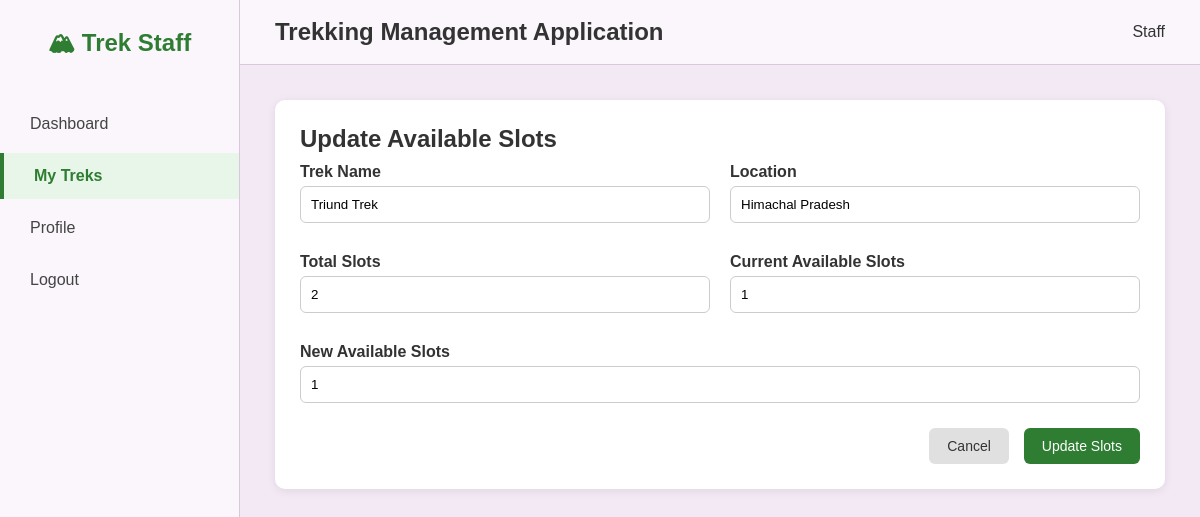
The app's page /staff/trek/1/slots (signed in) with its own data.
### models/models.py (models this page shows)
class Trek(db.Model):
    __tablename__='treks'
    id=db.Column(db.Integer,primary_key=True)
    name=db.Column(db.String(100),nullable=False)
    location=db.Column(db.String(150),nullable=False)
    difficulty=db.Column(db.String(20),nullable=False)         #easy/moderate/hard
    duration_days=db.Column(db.Integer,nullable=False)
    total_slots=db.Column(db.Integer,nullable=False)
    available_slots=db.Column(db.Integer,nullable=False)
    assigned_staff_id=db.Column(db.Integer,db.ForeignKey('users.id'), nullable=True)
    status=db.Column(db.String(20),default='pending')              #pending/approved/Open/Closed/Completed
    start_date=db.Column(db.Date,nullable=False)
    end_date=db.Column(db.Date,nullable=False)
    description=db.Column(db.Text,default='')
    price=db.Column(db.Float,default=0.0)
    created_at=db.Column(db.DateTime,default=datetime.utcnow)
    assigned_staff=db.relationship('User',foreign_keys=[assigned_staff_id],backref='assigned_treks')
    bookings=db.relationship('Booking',backref='trek',lazy=True)

### controllers/staff_controller.py (the view, shortened to what this page needs)
    @app.route('/staff/trek/<int:trek_id>/slots',methods=['GET','POST'])
    @login_required
    @role_required('staff')
    def update_slots(trek_id):
        trek = Trek.query.get_or_404(trek_id)
        if trek.assigned_staff_id != session['user_id']:
            flash('Unauthorized Access', 'warning')
            return redirect(url_for('assigned_treks'))
        return render_template('staff/update_slots.html',
                               trek=trek
                               )

### templates/staff/update_slots.html
{% extends "base.html" %}
{% block content %}
<div class="dashboard-container">
    <aside class="sidebar">
        <h2 class="logo">🏔 Trek Staff</h2>
        <ul>
            <li>
                <a href="{{ url_for('staff_dashboard') }}">Dashboard</a>
            </li>
            <li class="active">
                <a href="{{ url_for('assigned_treks') }}">My Treks</a>
            </li>
            <li>
                <a href="{{ url_for('staff_profile') }}">Profile</a>
            </li>
            <li>
                <a href="{{ url_for('logout') }}">Logout</a>
            </li>
        </ul>
    </aside>
    <div class="main-content">
        <header class="topbar">
            <h2>Trekking Management Application</h2>
            <div class="admin-info">
                 Staff
            </div>
        </header>
        <div class="content">
            <div class="form-card">
                <h2>Update Available Slots</h2>
                <form method="POST">
                    <div class="form-grid">
                        <div class="form-group">
                            <label>Trek Name</label>
                            <input
                                type="text"
                                value="{{ trek.name }}"
                                readonly>
                        </div>
                        <div class="form-group">
                            <label>Location</label>
                            <input
                                type="text"
                                value="{{ trek.location }}"
                                readonly>
                        </div>
                        <div class="form-group">
                            <label>Total Slots</label>
                            <input
                                type="number"
                                value="{{ trek.total_slots }}"
                                readonly>
                        </div>
                        <div class="form-group">
                            <label>Current Available Slots</label>
                            <input
                                type="number"
                                value="{{ trek.available_slots }}"
                                readonly>
                        </div>
                        <div class="form-group full-width">
                            <label>New Available Slots</label>
                            <input
                                type="number"
                                name="available_slots"
                                value="{{ trek.available_slots }}"
                                min="0"
                                max="{{ trek.total_slots }}"
                                required>
                        </div>
                    </div>
                    <div class="button-group">
                        <a href="{{ url_for('trek_details', trek_id=trek.id) }}"
                           class="cancel-btn">
                            Cancel
                        </a>
                        <button
                            type="submit"
                            class="save-btn">
                            Update Slots
                        </button>
                    </div>
                </form>
            </div>
        </div>
    </div>
</div>
{% endblock %}

### static/css/style.css (style rules this page uses)
* { margin:0; padding:0; box-sizing:border-box; font-family:Arial, Helvetica, sans-serif; }
body { background:#F2E9F4; color:#333; }
.dashboard-container { display:flex; min-height:100vh; }
.sidebar { width:240px; background:#FAF6FB; border-right:1px solid #d8c7dd; padding:25px 0; }
.logo { text-align:center; color:#2e7d32; margin-bottom:35px; }
.sidebar ul { list-style:none; }
.sidebar li { margin:6px 0; }
.sidebar a { display:block; padding:14px 30px; text-decoration:none; color:#444; transition:.3s; }
.sidebar li.active a { background:#e8f5e9; color:#2e7d32; font-weight:bold; border-left:4px solid #2e7d32; }
.main-content { flex:1; }
.topbar { display:flex; justify-content:space-between; align-items:center; background:#FAF6FB; padding:18px 35px; border-bottom:1px solid #d8c7dd; }
.content { padding:35px; }
.card, .profile-card, .form-card, .table-box { background:#fff; border-radius:10px; box-shadow:0 2px 10px rgba(0,0,0,.08); }
.profile-card, .form-card, .table-box { padding:25px; margin-bottom:30px; }
.profile-card form, .form-group { display:flex; flex-direction:column; }
.profile-card label, .form-group label { font-weight:bold; margin:10px 0 5px; }
.profile-card input, .form-group input, .form-group textarea, .form-group select, .filter-form input, .filter-form select, .search-form input { padding:10px; border:1px solid #ccc; border-radius:6px; }
.form-grid { display:grid; grid-template-columns:repeat(2,1fr); gap:20px; }
.full-width { grid-column:1/3; }
.filter-form, .search-form, .button-group { display:flex; gap:15px; align-items:center; }
.button-group { justify-content:flex-end; margin-top:25px; }
.btn, .save-btn, .cancel-btn, .edit-btn, .delete-btn, .assign-btn { display:inline-block; text-decoration:none; padding:10px 18px; border-radius:6px; font-size:14px; border:none; cursor:pointer; }
.save-btn { background:#2e7d32; color:#fff; }
.cancel-btn { background:#e0e0e0; color:#333; }

### records on screen
Trek: name "Triund Trek", location "Himachal Pradesh", total_slots "2", available_slots "1"
